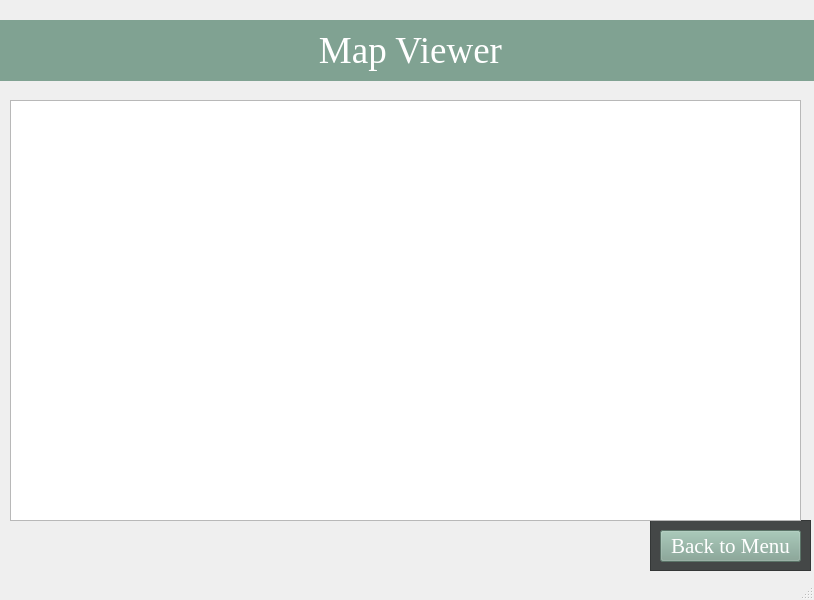
<?xml version="1.0" encoding="UTF-8"?>
<ui version="4.0">
 <class>display</class>
 <widget class="QMainWindow" name="display">
  <property name="geometry">
   <rect>
    <x>0</x>
    <y>0</y>
    <width>814</width>
    <height>600</height>
   </rect>
  </property>
  <property name="windowTitle">
   <string>MainWindow</string>
  </property>
  <property name="styleSheet">
   <string notr="true">color: rgb(48, 50, 52);</string>
  </property>
  <widget class="QWidget" name="centralwidget">
   <widget class="QLabel" name="label">
    <property name="geometry">
     <rect>
      <x>0</x>
      <y>20</y>
      <width>821</width>
      <height>61</height>
     </rect>
    </property>
    <property name="font">
     <font>
      <family>Georgia</family>
      <pointsize>28</pointsize>
     </font>
    </property>
    <property name="styleSheet">
     <string notr="true">color: rgb(255, 255, 255);
background-color: rgb(128, 162, 146);
</string>
    </property>
    <property name="text">
     <string>Map Viewer</string>
    </property>
    <property name="alignment">
     <set>Qt::AlignCenter</set>
    </property>
   </widget>
   <widget class="QPushButton" name="back">
    <property name="geometry">
     <rect>
      <x>660</x>
      <y>530</y>
      <width>141</width>
      <height>32</height>
     </rect>
    </property>
    <property name="font">
     <font>
      <family>Georgia</family>
      <pointsize>16</pointsize>
     </font>
    </property>
    <property name="styleSheet">
     <string notr="true">color: rgb(255, 255, 255);
background-color: rgb(128, 162, 146);</string>
    </property>
    <property name="text">
     <string>Back to Menu</string>
    </property>
   </widget>
   <widget class="QFrame" name="frame_2">
    <property name="geometry">
     <rect>
      <x>650</x>
      <y>520</y>
      <width>161</width>
      <height>51</height>
     </rect>
    </property>
    <property name="styleSheet">
     <string notr="true">background-color: rgb(68, 71, 71);</string>
    </property>
    <property name="frameShape">
     <enum>QFrame::StyledPanel</enum>
    </property>
    <property name="frameShadow">
     <enum>QFrame::Raised</enum>
    </property>
   </widget>
   <widget class="QGraphicsView" name="graphicsView">
    <property name="geometry">
     <rect>
      <x>10</x>
      <y>100</y>
      <width>791</width>
      <height>421</height>
     </rect>
    </property>
   </widget>
   <zorder>frame_2</zorder>
   <zorder>label</zorder>
   <zorder>back</zorder>
   <zorder>graphicsView</zorder>
  </widget>
  <widget class="QMenuBar" name="menubar">
   <property name="geometry">
    <rect>
     <x>0</x>
     <y>0</y>
     <width>814</width>
     <height>21</height>
    </rect>
   </property>
  </widget>
  <widget class="QStatusBar" name="statusbar"/>
 </widget>
 <resources/>
 <connections/>
</ui>
